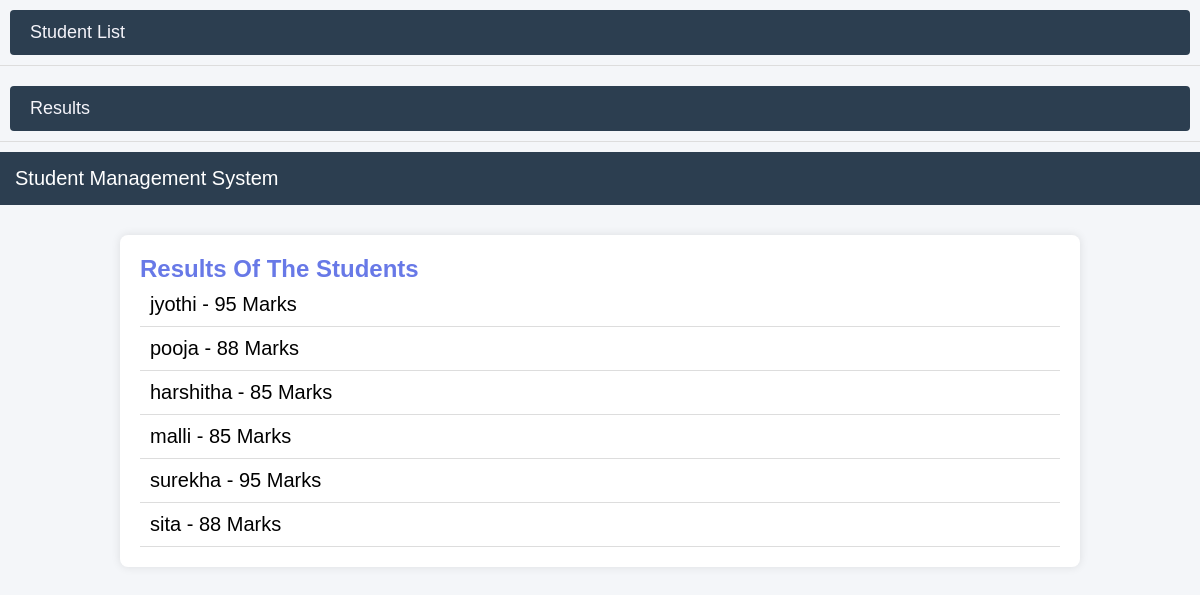
The app's page /results/ with its own data.
### student_app/models.py (models this page shows, shortened)
class Result(models.Model):
    student = models.ForeignKey(Student, on_delete=models.CASCADE)
    marks = models.IntegerField()

class Student(models.Model):
    name = models.CharField(max_length=100)
    roll_no = models.IntegerField(unique=True)
    course = models.ForeignKey(Course, on_delete=models.CASCADE)

### student_app/views.py (the view)
# urls.py: path('results/', views.results, name='results'),
def results(request):
    results = Result.objects.all()
    return render(request, 'results.html', {'results': results})

### student_app/templates/results.html
{% extends 'base.html' %}
{% block content %}
<h1 style="color:rgb(104, 121, 231);">Results Of The Students</h1>
<ul>
{% for r in results %}
<li style="color:black; font-size:20px;">
    {{ r.student.name }} - {{ r.marks }} Marks
</li>
{% endfor %}
</ul>
{% endblock %}

### student_app/static/css/student.css (style rules this page uses)
* { margin: 0; padding: 0; box-sizing: border-box; font-family: Arial, Helvetica, sans-serif; }
body { background-color: #f4f6f9; color: #333; }
ul { list-style: none; }
li { padding: 10px; border-bottom: 1px solid #ddd; }

### records on screen
Result: student.name "jyothi", marks "95"
Result: student.name "pooja", marks "88"
Result: student.name "harshitha", marks "85"
Result: student.name "malli", marks "85"
Result: student.name "surekha", marks "95"
Result: student.name "sita", marks "88"
